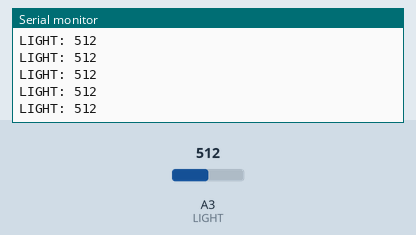
This sketch was run on a simulated Arduino Uno, built with avr-gcc and run on an emulated ATmega328P. Shown: the last lines printed to the serial monitor. The test bench sets the inputs (shaded band); at power-on: A3 (LIGHT) = 512.

Above: at 1.2 s.
1.3 s: A3 (LIGHT) set to 982
At 2.4 s:
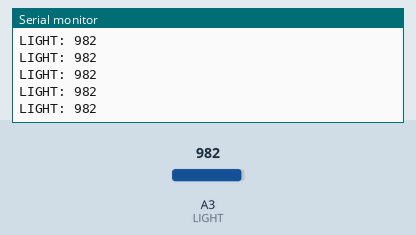
4.3 s: A3 (LIGHT) set to 1013
At 5.0 s:
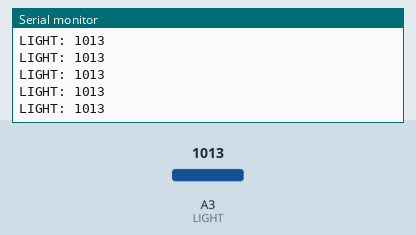
5.8 s: A3 (LIGHT) set to 11
At 6.3 s:
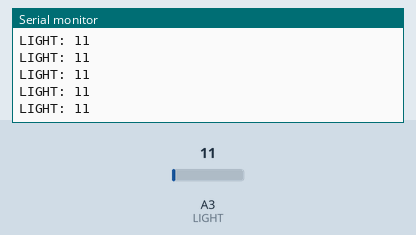
7.3 s: A3 (LIGHT) set to 8
At 8.4 s:
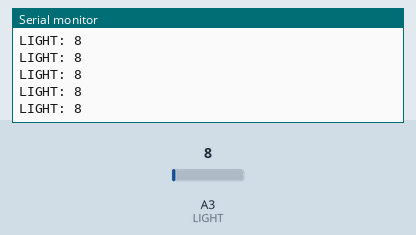
Timing chart, 0 to 9.8 s (numbered marks = the images above; inputs shaded):
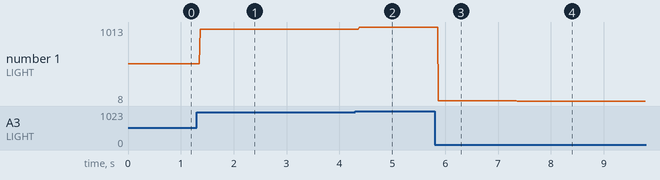

The sketch:

light_sensor.ino
```cpp
#define LIGHT 3

void setup () {
  Serial.begin(9600);
  Serial.println("OK");

  pinMode(LIGHT, INPUT);
}

void loop () {
  Serial.print("LIGHT: ");
  Serial.println(analogRead(LIGHT));
}
```

Measured:
- after the input at 1.3 s, the serial monitor: prints a new line after 0.06 s (image 1)
- after the input at 4.3 s, the serial monitor: prints a new line after 0.07 s (image 2)
- after the input at 5.8 s, the serial monitor: prints a new line after 0.07 s (image 3)
- after the input at 7.3 s, the serial monitor: prints a new line after 0.06 s (image 4)
- plotted number 1: 512 → 982 after the input at 1.3 s, 982 → 1013 after the input at 4.3 s, 1013 → 11 after the input at 5.8 s, 11 → 8 after the input at 7.3 s
